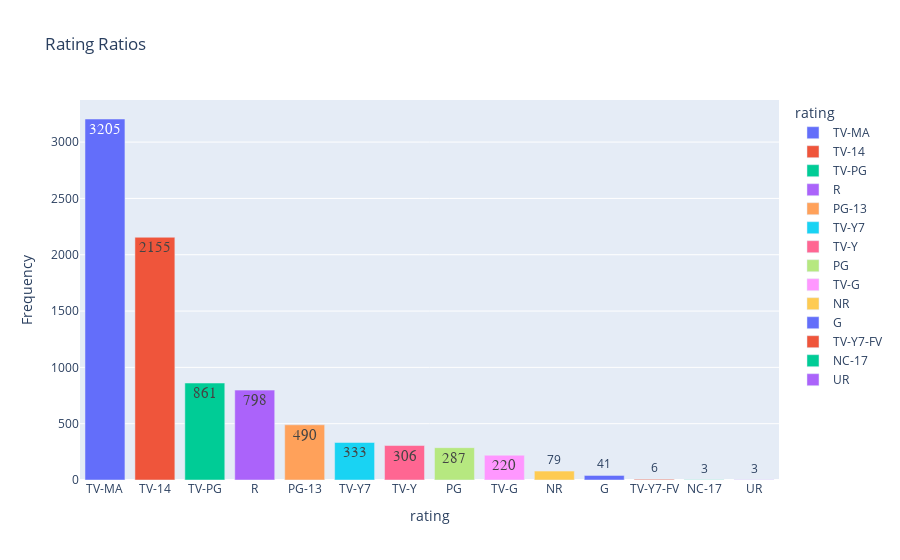

The code cell stored with this chart in its notebook:
### Code cell
type_rating	 = df["rating"].value_counts()

fig = px.bar(data_frame=type_rating, 
             x = type_rating.index, 
             y = type_rating, 
             color = type_rating.index,
             text_auto= True,
             title= "Rating Ratios",
             labels = {
                    "y" : "Frequency",
                    "index" : "Rating"
                }
            )

# Custom Format of numbers
fig.update_traces(insidetextfont = {
    "family": "consolas",
    "size": 15,
    
})

iplot(fig)

### Figure 1 — Plotly figure (JSON) as saved in the notebook; plotly's stock layout.template omitted (floating-point values rounded to 4 significant figures)
{"data": [{"alignmentgroup": "True", "hovertemplate": "rating=%{x}<br>Frequency=%{y}<extra></extra>", "insidetextfont": {"family": "consolas", "size": 15}, "legendgroup": "TV-MA", "marker": {"color": "#636efa", "pattern": {"shape": ""}}, "name": "TV-MA", "offsetgroup": "TV-MA", "orientation": "v", "showlegend": true, "textposition": "auto", "texttemplate": "%{y}", "type": "bar", "x": ["TV-MA"], "xaxis": "x", "y": [3205], "yaxis": "y"}, {"alignmentgroup": "True", "hovertemplate": "rating=%{x}<br>Frequency=%{y}<extra></extra>", "insidetextfont": {"family": "consolas", "size": 15}, "legendgroup": "TV-14", "marker": {"color": "#EF553B", "pattern": {"shape": ""}}, "name": "TV-14", "offsetgroup": "TV-14", "orientation": "v", "showlegend": true, "textposition": "auto", "texttemplate": "%{y}", "type": "bar", "x": ["TV-14"], "xaxis": "x", "y": [2155], "yaxis": "y"}, {"alignmentgroup": "True", "hovertemplate": "rating=%{x}<br>Frequency=%{y}<extra></extra>", "insidetextfont": {"family": "consolas", "size": 15}, "legendgroup": "TV-PG", "marker": {"color": "#00cc96", "pattern": {"shape": ""}}, "name": "TV-PG", "offsetgroup": "TV-PG", "orientation": "v", "showlegend": true, "textposition": "auto", "texttemplate": "%{y}", "type": "bar", "x": ["TV-PG"], "xaxis": "x", "y": [861], "yaxis": "y"}, {"alignmentgroup": "True", "hovertemplate": "rating=%{x}<br>Frequency=%{y}<extra></extra>", "insidetextfont": {"family": "consolas", "size": 15}, "legendgroup": "R", "marker": {"color": "#ab63fa", "pattern": {"shape": ""}}, "name": "R", "offsetgroup": "R", "orientation": "v", "showlegend": true, "textposition": "auto", "texttemplate": "%{y}", "type": "bar", "x": ["R"], "xaxis": "x", "y": [798], "yaxis": "y"}, {"alignmentgroup": "True", "hovertemplate": "rating=%{x}<br>Frequency=%{y}<extra></extra>", "insidetextfont": {"family": "consolas", "size": 15}, "legendgroup": "PG-13", "marker": {"color": "#FFA15A", "pattern": {"shape": ""}}, "name": "PG-13", "offsetgroup": "PG-13", "orientation": "v", "showlegend": true, "textposition": "auto", "texttemplate": "%{y}", "type": "bar", "x": ["PG-13"], "xaxis": "x", "y": [490], "yaxis": "y"}, {"alignmentgroup": "True", "hovertemplate": "rating=%{x}<br>Frequency=%{y}<extra></extra>", "insidetextfont": {"family": "consolas", "size": 15}, "legendgroup": "TV-Y7", "marker": {"color": "#19d3f3", "pattern": {"shape": ""}}, "name": "TV-Y7", "offsetgroup": "TV-Y7", "orientation": "v", "showlegend": true, "textposition": "auto", "texttemplate": "%{y}", "type": "bar", "x": ["TV-Y7"], "xaxis": "x", "y": [333], "yaxis": "y"}, {"alignmentgroup": "True", "hovertemplate": "rating=%{x}<br>Frequency=%{y}<extra></extra>", "insidetextfont": {"family": "consolas", "size": 15}, "legendgroup": "TV-Y", "marker": {"color": "#FF6692", "pattern": {"shape": ""}}, "name": "TV-Y", "offsetgroup": "TV-Y", "orientation": "v", "showlegend": true, "textposition": "auto", "texttemplate": "%{y}", "type": "bar", "x": ["TV-Y"], "xaxis": "x", "y": [306], "yaxis": "y"}, {"alignmentgroup": "True", "hovertemplate": "rating=%{x}<br>Frequency=%{y}<extra></extra>", "insidetextfont": {"family": "consolas", "size": 15}, "legendgroup": "PG", "marker": {"color": "#B6E880", "pattern": {"shape": ""}}, "name": "PG", "offsetgroup": "PG", "orientation": "v", "showlegend": true, "textposition": "auto", "texttemplate": "%{y}", "type": "bar", "x": ["PG"], "xaxis": "x", "y": [287], "yaxis": "y"}, {"alignmentgroup": "True", "hovertemplate": "rating=%{x}<br>Frequency=%{y}<extra></extra>", "insidetextfont": {"family": "consolas", "size": 15}, "legendgroup": "TV-G", "marker": {"color": "#FF97FF", "pattern": {"shape": ""}}, "name": "TV-G", "offsetgroup": "TV-G", "orientation": "v", "showlegend": true, "textposition": "auto", "texttemplate": "%{y}", "type": "bar", "x": ["TV-G"], "xaxis": "x", "y": [220], "yaxis": "y"}, {"alignmentgroup": "True", "hovertemplate": "rating=%{x}<br>Frequency=%{y}<extra></extra>", "insidetextfont": {"family": "consolas", "size": 15}, "legendgroup": "NR", "marker": {"color": "#FECB52", "pattern": {"shape": ""}}, "name": "NR", "offsetgroup": "NR", "orientation": "v", "showlegend": true, "textposition": "auto", "texttemplate": "%{y}", "type": "bar", "x": ["NR"], "xaxis": "x", "y": [79], "yaxis": "y"}, {"alignmentgroup": "True", "hovertemplate": "rating=%{x}<br>Frequency=%{y}<extra></extra>", "insidetextfont": {"family": "consolas", "size": 15}, "legendgroup": "G", "marker": {"color": "#636efa", "pattern": {"shape": ""}}, "name": "G", "offsetgroup": "G", "orientation": "v", "showlegend": true, "textposition": "auto", "texttemplate": "%{y}", "type": "bar", "x": ["G"], "xaxis": "x", "y": [41], "yaxis": "y"}, {"alignmentgroup": "True", "hovertemplate": "rating=%{x}<br>Frequency=%{y}<extra></extra>", "insidetextfont": {"family": "consolas", "size": 15}, "legendgroup": "TV-Y7-FV", "marker": {"color": "#EF553B", "pattern": {"shape": ""}}, "name": "TV-Y7-FV", "offsetgroup": "TV-Y7-FV", "orientation": "v", "showlegend": true, "textposition": "auto", "texttemplate": "%{y}", "type": "bar", "x": ["TV-Y7-FV"], "xaxis": "x", "y": [6], "yaxis": "y"}, {"alignmentgroup": "True", "hovertemplate": "rating=%{x}<br>Frequency=%{y}<extra></extra>", "insidetextfont": {"family": "consolas", "size": 15}, "legendgroup": "NC-17", "marker": {"color": "#00cc96", "pattern": {"shape": ""}}, "name": "NC-17", "offsetgroup": "NC-17", "orientation": "v", "showlegend": true, "textposition": "auto", "texttemplate": "%{y}", "type": "bar", "x": ["NC-17"], "xaxis": "x", "y": [3], "yaxis": "y"}, {"alignmentgroup": "True", "hovertemplate": "rating=%{x}<br>Frequency=%{y}<extra></extra>", "insidetextfont": {"family": "consolas", "size": 15}, "legendgroup": "UR", "marker": {"color": "#ab63fa", "pattern": {"shape": ""}}, "name": "UR", "offsetgroup": "UR", "orientation": "v", "showlegend": true, "textposition": "auto", "texttemplate": "%{y}", "type": "bar", "x": ["UR"], "xaxis": "x", "y": [3], "yaxis": "y"}], "layout": {"barmode": "relative", "legend": {"title": {"text": "rating"}, "tracegroupgap": 0}, "title": {"text": "Rating Ratios"}, "xaxis": {"anchor": "y", "categoryarray": ["TV-MA", "TV-14", "TV-PG", "R", "PG-13", "TV-Y7", "TV-Y", "PG", "TV-G", "NR", "G", "TV-Y7-FV", "NC-17", "UR"], "categoryorder": "array", "domain": [0, 1], "title": {"text": "rating"}}, "yaxis": {"anchor": "x", "domain": [0, 1], "title": {"text": "Frequency"}}}}
